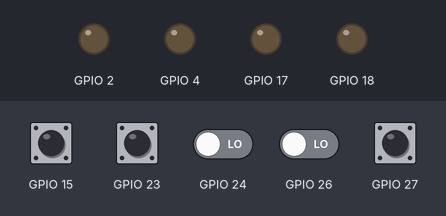
Simulated run of this program. Board: Raspberry Pi (BCM pin numbers). On the bench: output pins drawn as LEDs (lit = HIGH). Inputs (shaded band) come from the test bench; at power-on: GPIO 23, GPIO 27 HIGH, GPIO 15, GPIO 24, GPIO 26 LOW. What the program prints to the terminal is not drawn.

Above: at 1.2 s.
1.3 s: GPIO 15 pulled HIGH for 0.15 s
At 2.1 s:
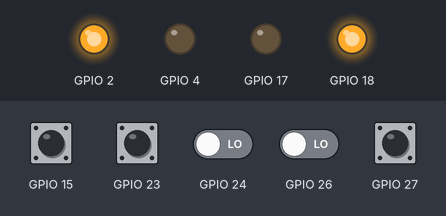
2.9 s: GPIO 27 pulled LOW for 0.15 s
At 5.7 s:
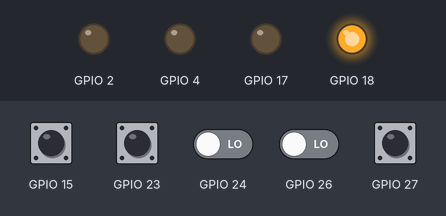
6.0 s: GPIO 23 pulled LOW for 0.15 s
At 6.9 s:
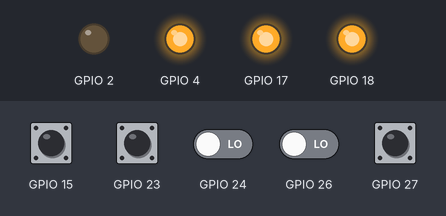
Timing chart, 0 to 9.0 s (numbered marks = the images above; inputs shaded):
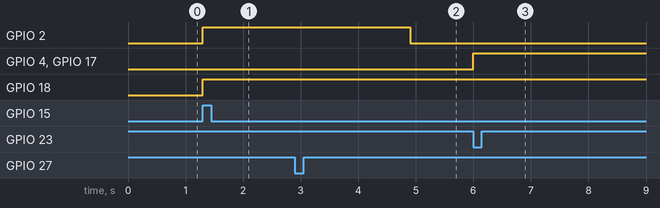

Measured:
- after the input at 1.3 s, GPIO 2, GPIO 18: LOW → HIGH at once
- after the input at 2.9 s, GPIO 2: HIGH → LOW after 2.0 s
- after the input at 6.0 s, GPIO 4, GPIO 17: LOW → HIGH at once

The program:

1_gpio_test_solved.py
```python
'''
---------------------------------------------------------------------------------
This script configures GPIO pins and continuously checks if any pins / buttons
have been pressed
- OUTPUT pins can be turned on or off
- INPUT pins read wether there is a signal or not

So:

· Pressing GPIO23 → turns on GPIO4 and GPIO17

· Pressing GPIO15 → turns on GPIO18 and GPIO21

· Pressing GPIO24 → turns off GPIO18 and GPIO21

· Pressing GPIO26 → turns off GPIO4 and GPIO17
---------------------------------------------------------------------------------
'''

# imports GPIO module from Emulator Script
from EmulatorGUI import GPIO

# real Raspberry Pi GPIO library (commented out)
#import RPi.GPIO as GPIO

# delays like time.sleep()
import time
# prints detailed error information
import traceback
# used to make HTTP requests (GET POST DELETE...)
import requests

# defines main
def Main():
    try:
        # sets GPIO numbering mode to BCM
        #       meaning pins are referenced by their Broadcom GPIO numbers
        GPIO.setmode(GPIO.BCM)
        # disables GPIO warning messages.
        GPIO.setwarnings(False)

        # sets GPIO4 as output pin
        GPIO.setup(4, GPIO.OUT)
        # sets GPIO17,18,2 as output and its initial value to LOW (0) - GND
        GPIO.setup(17, GPIO.OUT, initial = GPIO.LOW)
        GPIO.setup(18, GPIO.OUT, initial = GPIO.LOW)
        #GPIO.setup(21, GPIO.OUT, initial = GPIO.LOW)
        GPIO.setup(2, GPIO.OUT, initial=GPIO.LOW)

        # sets GPIO23, GPIO27 as input with an internal pull-up resistor
            # meaning HIGH by default, LOW when activated
        GPIO.setup(23, GPIO.IN, pull_up_down = GPIO.PUD_UP)
        GPIO.setup(27, GPIO.IN, pull_up_down = GPIO.PUD_UP)

        # sets GPIO15, GPIO24 as input with an internal pull-down resistor
            # meaning LOW by default, HIGH when activated
        GPIO.setup(15, GPIO.IN, pull_up_down = GPIO.PUD_DOWN)
        GPIO.setup(24, GPIO.IN, pull_up_down = GPIO.PUD_DOWN)
        # sets GPI26 as input pin
        GPIO.setup(26, GPIO.IN)

        while(True):

            # checks if GPIO23 is LOW
                # 23 uses pull-up, low means input has been activated
            if (GPIO.input(23) == False):
                # Debug print
                print("GPIO23 activated → Turning ON GPIO4 and GPIO17")
                # Sets 4 and 17 to HIGH (turn on)
                GPIO.output(4,GPIO.HIGH)
                GPIO.output(17,GPIO.HIGH)
                # 10 sec delay
                time.sleep(10)

            # checks if GPIO15 is HIGH
                # 15 uses pull-down, high means input has been activated
            if (GPIO.input(15) == True):
                # Debug print
                print("GPIO15 activated → Turning ON GPIO18 and GPIO2")
                # Sets 18 and 2 to HIGH (turn on)
                GPIO.output(18,GPIO.HIGH)
                GPIO.output(2,GPIO.HIGH)
                time.sleep(1)

            # checks if GPIO24 is HIGH
                # 24 uses pull-down, high means input has been activated
            if (GPIO.input(24) == True):
                # Debug print
                print("GPIO24 activated → Turning OFF GPIO18 and GPIO2")
                # Sets 18 and 2 to LOW (turn off)
                GPIO.output(18,GPIO.LOW)
                GPIO.output(2,GPIO.LOW)
                time.sleep(1)

            # checks if GPIO26 is HIGH
                # 26 is configured as input (no pull-up-down), high means input has been activated
            if (GPIO.input(26) == True):
                # Debug print
                print("GPIO26 activated → Turning OFF GPIO4 and GPIO17")
                # Sets 4 and 17 to LOW (turn off)
                GPIO.output(4,GPIO.LOW)
                GPIO.output(17,GPIO.LOW)
                time.sleep(1)

            # checks if GPIO27 is LOW
                # 27 uses pull-up, low means input has been activated
            if GPIO.input(27) == False:
                # Debug print
                print("GPIO está bajo")
                # Sets 2 to HIGH (turn on)
                GPIO.output(2, GPIO.HIGH)
                time.sleep(2)
                # Sets 2 to LOW (turn off)
                GPIO.output(2, GPIO.LOW)

    except Exception as ex:
        # prints error traceback when exception
        traceback.print_exc()

    # IMPORTANT! This block always runs, whether error or not
    finally:
        # ensures clean exit (cleans up GPIO conf)
        GPIO.cleanup()

# Calls main
Main()


'''
---------------------------------------------------------------------------------
                                NOTES
---------------------------------------------------------------------------------
              ◉ What's GPIO? (General Purpose Input / Output)
PINS that serve as input (button, sensor...) and/or output (led, motor...)

                        ◉ How to use request:

import requests

response = requests.get("https://api.github.com")

print(response.status_code)     # 200
print(response.text)            # page content


                     ◉ What is a pull_up_down resistor:
Pull-up and pull-down resistors ensure Raspberry Pi GPIO pins read a
stable high (1) or low (0) state, preventing "floating" (unpredictable) inputs
when a button or sensor is open.

A pull-up connects the pin to 3V (default HIGH), while a pull-down connects it to
Ground (default LOW)
'''
```
